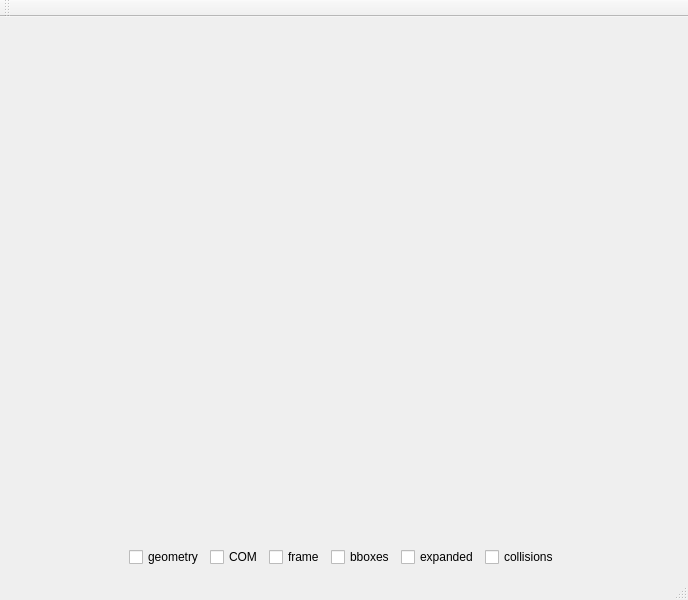
<?xml version="1.0" encoding="UTF-8"?>
<ui version="4.0">
 <class>MainWindow</class>
 <widget class="QMainWindow" name="MainWindow">
  <property name="geometry">
   <rect>
    <x>0</x>
    <y>0</y>
    <width>688</width>
    <height>600</height>
   </rect>
  </property>
  <property name="windowTitle">
   <string>SimTest</string>
  </property>
  <property name="statusTip">
   <string>start recording</string>
  </property>
  <widget class="QWidget" name="centralWidget">
   <layout class="QGridLayout" name="gridLayout">
    <item row="0" column="0">
     <layout class="QHBoxLayout" name="horizontalLayout_2">
      <item>
       <layout class="QVBoxLayout" name="verticalLayout_5">
        <item>
         <widget class="QRobotTestBackend" name="displaywidget" native="true">
          <property name="sizePolicy">
           <sizepolicy hsizetype="Expanding" vsizetype="Expanding">
            <horstretch>1</horstretch>
            <verstretch>1</verstretch>
           </sizepolicy>
          </property>
          <property name="minimumSize">
           <size>
            <width>200</width>
            <height>200</height>
           </size>
          </property>
          <property name="maximumSize">
           <size>
            <width>16777215</width>
            <height>16777215</height>
           </size>
          </property>
          <property name="toolTip">
           <string>free mode</string>
          </property>
          <zorder>layoutWidget</zorder>
         </widget>
        </item>
        <item>
         <layout class="QHBoxLayout" name="horizontalLayout">
          <item>
           <spacer name="horizontalSpacer_3">
            <property name="orientation">
             <enum>Qt::Horizontal</enum>
            </property>
            <property name="sizeHint" stdset="0">
             <size>
              <width>40</width>
              <height>20</height>
             </size>
            </property>
           </spacer>
          </item>
          <item>
           <widget class="QCheckBox" name="checkBox">
            <property name="text">
             <string>geometry</string>
            </property>
           </widget>
          </item>
          <item>
           <widget class="QCheckBox" name="checkBox_2">
            <property name="text">
             <string>COM</string>
            </property>
           </widget>
          </item>
          <item>
           <widget class="QCheckBox" name="checkBox_3">
            <property name="text">
             <string>frame</string>
            </property>
           </widget>
          </item>
          <item>
           <widget class="QCheckBox" name="chk_bboxes">
            <property name="statusTip">
             <string>draw bounding boxes</string>
            </property>
            <property name="text">
             <string>bboxes</string>
            </property>
           </widget>
          </item>
          <item>
           <widget class="QCheckBox" name="chk_expanded">
            <property name="statusTip">
             <string>draw expanded</string>
            </property>
            <property name="text">
             <string>expanded</string>
            </property>
            <property name="tristate">
             <bool>false</bool>
            </property>
           </widget>
          </item>
          <item>
           <widget class="QCheckBox" name="checkBox_4">
            <property name="text">
             <string>collisions</string>
            </property>
           </widget>
          </item>
          <item>
           <spacer name="horizontalSpacer_4">
            <property name="orientation">
             <enum>Qt::Horizontal</enum>
            </property>
            <property name="sizeHint" stdset="0">
             <size>
              <width>40</width>
              <height>20</height>
             </size>
            </property>
           </spacer>
          </item>
         </layout>
        </item>
       </layout>
      </item>
     </layout>
    </item>
   </layout>
  </widget>
  <widget class="QMenuBar" name="menuBar">
   <property name="geometry">
    <rect>
     <x>0</x>
     <y>0</y>
     <width>688</width>
     <height>25</height>
    </rect>
   </property>
   <property name="nativeMenuBar">
    <bool>false</bool>
   </property>
  </widget>
  <widget class="QToolBar" name="mainToolBar">
   <attribute name="toolBarArea">
    <enum>TopToolBarArea</enum>
   </attribute>
   <attribute name="toolBarBreak">
    <bool>false</bool>
   </attribute>
  </widget>
  <widget class="QStatusBar" name="statusBar"/>
  <action name="actionOpen">
   <property name="text">
    <string>Open</string>
   </property>
   <property name="statusTip">
    <string>ctrl-o</string>
   </property>
   <property name="shortcut">
    <string>Ctrl+O</string>
   </property>
  </action>
  <action name="actionSave_State">
   <property name="text">
    <string>Save State</string>
   </property>
   <property name="toolTip">
    <string>ctrl-s</string>
   </property>
   <property name="statusTip">
    <string/>
   </property>
   <property name="shortcut">
    <string>Ctrl+S</string>
   </property>
  </action>
  <action name="actionLoad_MultiPath">
   <property name="text">
    <string>Load MultiPath</string>
   </property>
  </action>
  <action name="actionReset">
   <property name="text">
    <string>Reset</string>
   </property>
  </action>
  <action name="actionExit">
   <property name="text">
    <string>Exit</string>
   </property>
  </action>
  <action name="actionSaveView">
   <property name="text">
    <string>Save View</string>
   </property>
   <property name="toolTip">
    <string>v</string>
   </property>
  </action>
  <action name="actionRevertView">
   <property name="text">
    <string>Revert</string>
   </property>
   <property name="toolTip">
    <string>V</string>
   </property>
  </action>
  <action name="actionDefaultView">
   <property name="text">
    <string>Default</string>
   </property>
  </action>
  <action name="actionDrivers">
   <property name="text">
    <string>Drivers</string>
   </property>
   <property name="toolTip">
    <string>ctrl-d</string>
   </property>
   <property name="shortcut">
    <string>Ctrl+D</string>
   </property>
  </action>
  <action name="actionSensor_Plot">
   <property name="text">
    <string>Sensor Plot</string>
   </property>
   <property name="toolTip">
    <string>ctrl-p</string>
   </property>
   <property name="shortcut">
    <string>Ctrl+P</string>
   </property>
  </action>
  <action name="actionOptions">
   <property name="text">
    <string>Options</string>
   </property>
   <property name="toolTip">
    <string>&lt;html&gt;&lt;head/&gt;&lt;body&gt;&lt;p&gt;ctrl-r&lt;/p&gt;&lt;p&gt;&lt;br/&gt;&lt;/p&gt;&lt;/body&gt;&lt;/html&gt;</string>
   </property>
   <property name="shortcut">
    <string>Ctrl+R</string>
   </property>
  </action>
  <action name="actionSave_State_As">
   <property name="text">
    <string>Save State As</string>
   </property>
   <property name="toolTip">
    <string>ctrl-shift-s</string>
   </property>
   <property name="shortcut">
    <string>Ctrl+Shift+S</string>
   </property>
  </action>
  <action name="actionRecordFile">
   <property name="text">
    <string>Change File</string>
   </property>
  </action>
  <action name="actionMultiple_Parts">
   <property name="checkable">
    <bool>true</bool>
   </property>
   <property name="text">
    <string>Multiple Parts</string>
   </property>
   <property name="statusTip">
    <string>Does not automatically encode when a recording ends.  Can record 2 parts consecutively into 1 video.</string>
   </property>
  </action>
  <action name="action640x480">
   <property name="text">
    <string>640x480</string>
   </property>
  </action>
  <action name="action800x600">
   <property name="text">
    <string>800x600</string>
   </property>
  </action>
  <action name="action1920x1080_HD">
   <property name="text">
    <string>1920x1080 (HD)</string>
   </property>
  </action>
  <action name="action1280x768">
   <property name="text">
    <string>1280x768</string>
   </property>
  </action>
  <action name="actionResizable">
   <property name="text">
    <string>Resizable</string>
   </property>
  </action>
  <action name="actionEncode">
   <property name="enabled">
    <bool>false</bool>
   </property>
   <property name="text">
    <string>Encode</string>
   </property>
  </action>
  <action name="actionSend_Command">
   <property name="text">
    <string>Send Command</string>
   </property>
  </action>
  <action name="actionHelp">
   <property name="text">
    <string>Help</string>
   </property>
   <property name="shortcut">
    <string>F1</string>
   </property>
  </action>
  <action name="actionAbout">
   <property name="text">
    <string>About</string>
   </property>
  </action>
 </widget>
 <layoutdefault spacing="6" margin="11"/>
 <customwidgets>
  <customwidget>
   <class>QRobotTestBackend</class>
   <extends>QWidget</extends>
   <header>qrobottestbackend.h</header>
   <container>1</container>
  </customwidget>
 </customwidgets>
 <resources/>
 <connections/>
 <slots>
  <slot>Reset()</slot>
  <slot>ShowPlotOptions()</slot>
  <slot>ToggleIK(int)</slot>
  <slot>LoadSelectedMultipath()</slot>
  <slot>SetWrenches(bool)</slot>
  <slot>SetSimSpeed(int)</slot>
  <slot>ToggleMovie(bool)</slot>
  <slot>SetPoser(bool)</slot>
  <slot>SetDesired(bool)</slot>
  <slot>SetEstimated(bool)</slot>
  <slot>SetBBoxes(bool)</slot>
  <slot>SetContacts(bool)</slot>
  <slot>SetExpanded(bool)</slot>
  <slot>SyncSensorMeasurements(int)</slot>
  <slot>SetSensorPlot(bool)</slot>
  <slot>SetLogCheck(bool)</slot>
  <slot>SetSimulate(bool)</slot>
  <slot>SetMode(int)</slot>
  <slot>SendMilestone()</slot>
  <slot>SetRecord(bool)</slot>
  <slot>LoadResource()</slot>
  <slot>ShowDriverEdit()</slot>
  <slot>ShowOptions()</slot>
  <slot>SaveScenario()</slot>
  <slot>SaveLastScenario()</slot>
  <slot>IKConstrain()</slot>
  <slot>IKDelete()</slot>
  <slot>ChangeRecordFile()</slot>
  <slot>Resolution800x600()</slot>
  <slot>Resolution1280x768()</slot>
  <slot>Resolution1280x1024()</slot>
  <slot>Resolution1920x1080()</slot>
  <slot>Resolution640x480()</slot>
  <slot>FlexibleResolution()</slot>
  <slot>DoMultipleParts(bool)</slot>
  <slot>Encode()</slot>
  <slot>LoadViewport()</slot>
  <slot>SaveViewport()</slot>
  <slot>DefaultViewport()</slot>
  <slot>IKConstrainPoint()</slot>
  <slot>DoFreeMode()</slot>
  <slot>DoIKMode()</slot>
  <slot>DoForceMode()</slot>
  <slot>ShowCommand()</slot>
  <slot>ShowHelp()</slot>
  <slot>ShowAbout()</slot>
 </slots>
</ui>
